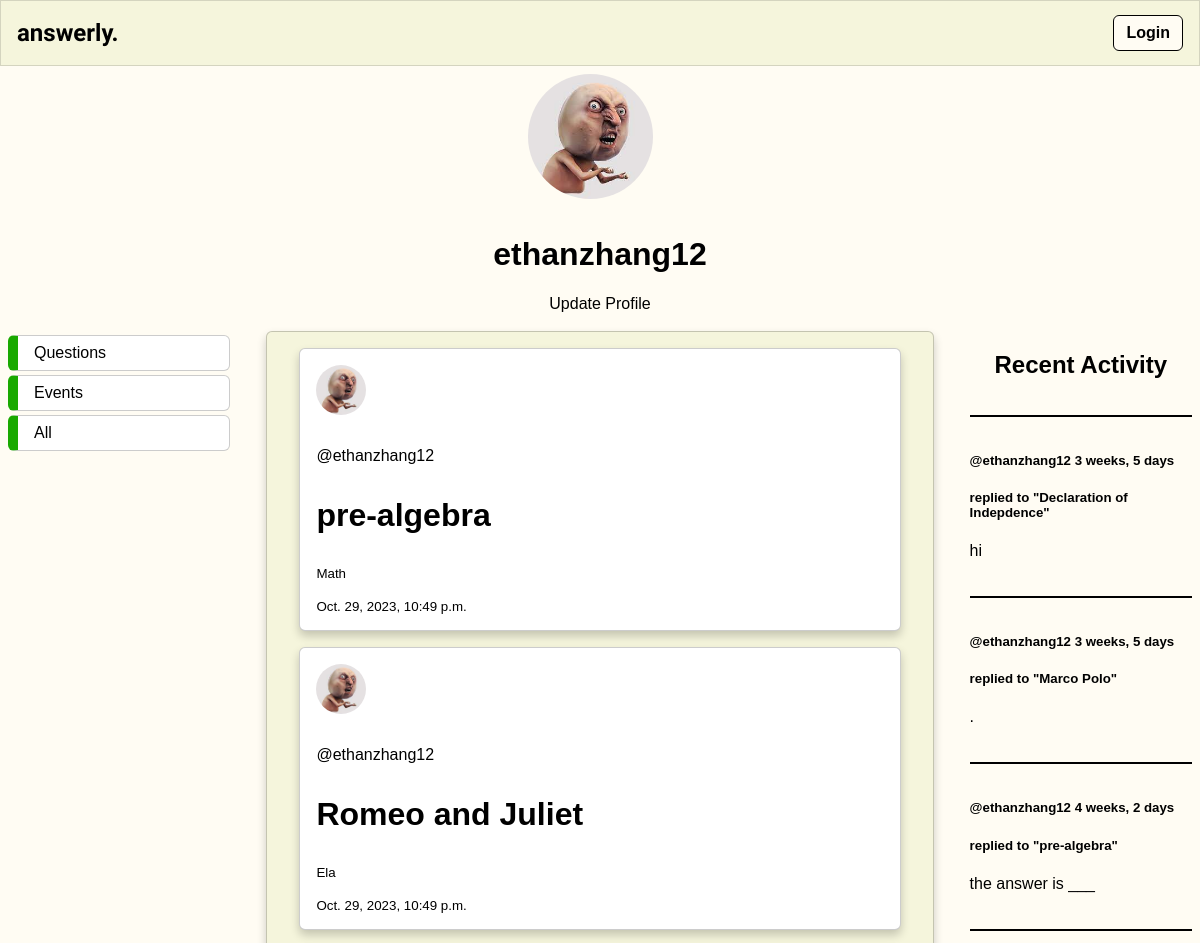
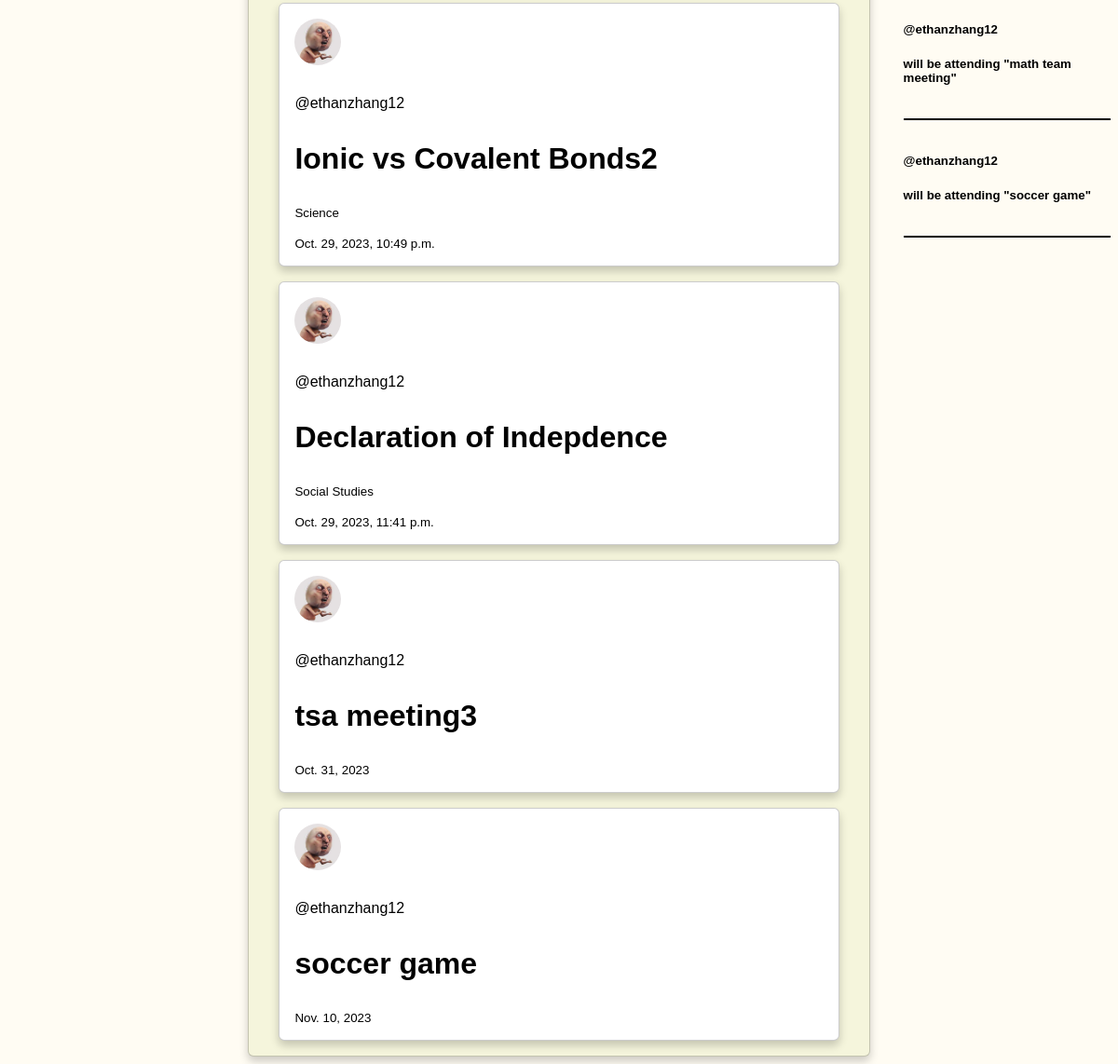
The app's page /profile/1 with its own data (2 pictures, top to bottom).
### questions/models.py (models this page shows, shortened)
class Profile(models.Model):
    user = models.OneToOneField(User, on_delete=models.CASCADE)
    image = models.ImageField(default='default.jpg', upload_to='profile_pics')

class Question(models.Model):
    class Subject(models.TextChoices):
        MATH = 'Math'
        SCIENCE = 'Science'
        SOCIAL_STUDIES = 'Social Studies'
        ELA = 'Ela'
    author = models.ForeignKey(User, on_delete=models.SET_NULL, null=True)
    title = models.CharField(max_length=200)
    subject = models.CharField(max_length=20, choices = Subject.choices, null=False, blank=False )
    description = models.TextField(null=True, blank=True)
    participants = models.ManyToManyField(User, related_name='participants', blank=True)
    updated = models.DateTimeField(auto_now=True)
    image = models.ImageField(default='default.jpg', upload_to='question_images', blank=True, null=True)
    created = models.DateTimeField(auto_now_add=True)
    def __str__(self):
        return self.title

class Event(models.Model):
    title = models.CharField(max_length=200)
    host = models.ForeignKey(User, on_delete=models.SET_NULL, null=True)
    description = models.TextField(null=True, blank=True)
    date = models.DateField(default=datetime.date.today)
    location = models.CharField(max_length=200)
    def __str__(self):
        return self.title

class Response(models.Model):
    user = models.ForeignKey(User, on_delete=models.SET_NULL, null=True)
    question = models.ForeignKey(Question, on_delete=models.CASCADE)
    body = models.TextField()
    created = models.DateTimeField(auto_now_add=True)
    class Meta:
        ordering = ['-created']
    def __str__(self):
        return self.body[0:30]

class EventResponse(models.Model):
    user = models.ForeignKey(User, on_delete=models.SET_NULL, null=True)
    event = models.ForeignKey(Event, on_delete=models.CASCADE, null=True)
    attending = models.BooleanField(null=True, blank=True)
    notattending = models.BooleanField(null=True, blank=True)

### questions/views.py (the view, shortened to what this page needs)
# urls.py: path('profile/<str:pk>', userProfile, name = 'profile'),
def userProfile(request, pk):
    user = User.objects.get(id=pk)
    questions = user.question_set.all()
    events = user.event_set.all()
    questionResponses = user.response_set.all()
    eventResponses = user.eventresponse_set.all()
    q = request.GET.get('q') if request.GET.get('q') != None else ''
    if q == 'questions':
        context = {
            'user': user,
            'questions': questions,
            'events': events,
            'responses': questionResponses,
            'eresponses': eventResponses,
            'type': 'questions'
        }
        return render(request, 'questions/profile.html', context)
    else:
        context = {
            'user': user,
            'questions': questions,
            'events': events,
            'responses': questionResponses,
            'eresponses': eventResponses,
        }
        return render(request, 'questions/profile.html', context)

### questions/templates/questions/profile.html (shortened to what this page needs)
{% extends 'main.html' %}
{% block content %}
<div>
    <center><img class="account-img" style="border-radius: 50%;" src = "{{ user.profile.image.url }}"></center>
</div>
<div>
    <center><h1>{{ user.username }}</h1></center>
    <center><a href = "{% url 'questions:update-profile'%}">Update Profile</a></center><br>
</div>
<div class = "profile-container">
    <div class="browse">
        <a href="{% url 'questions:profile' user.id %}?q=questions">Questions</a>
        <a href="{% url 'questions:profile' user.id %}?q=events">Events</a>
        <a href="{% url 'questions:profile' user.id %}">All</a>
    </div>
    <div>
        {% if type == 'questions' %}
            {% include 'questions/feed_component.html'%}
        {% elif type == 'events' %}
            {% include 'questions/event_feed.html'%}
        {% else %}
            {% include 'questions/feed_component.html'%}
            {% include 'questions/event_feed.html'%}
        {% endif %}
    </div>
    <div>
        {% include 'questions/activity_component.html' %}
        {% include 'questions/events_component.html' %}
    </div>
</div>
{% endblock content%}

### questions/templates/questions/feed_component.html (shortened to what this page needs)
{% for question in questions %}
    <article class="media content-section">
            <div class = "media-body">
                <img class="account-img" style="border-radius: 50%; width: 50px; height: 50px;" src = "{{ question.author.profile.image.url }}">
                <p><a href="{% url 'questions:profile' question.author.id %}">@{{question.author.username}}</a></p>
                <h3><a href="{% url 'questions:question' question.id %}">{{ question.title }}</a></h3>
                <small>{{question.subject}}</small><br><br>
                <small>{{ question.created }}</small>
            </div>
    </article>
{% endfor %}

### questions/templates/questions/event_feed.html (shortened to what this page needs)
{% for event in events %}
    <article class = "media content-section">
            <div>
                <img class="account-img" style="border-radius: 50%; width: 50px; height: 50px;" src = "{{ event.host.profile.image.url }}">
                <p><a href="{% url 'questions:profile' event.host.id %}">@{{event.host.username}}</a></p>
                <h3><a href="{% url 'questions:event' event.id %}">{{ event.title }}</a></h3>
                <small>{{ event.date }}</small>
            </div>
    </article>
{% endfor %}

### questions/templates/questions/activity_component.html
<h2>Recent Activity</h2>
<hr>
{% for message in responses %}
    <div class="media-body">
        <h5><a href="{% url 'questions:profile' message.user.id %}">@{{ message.user }}</a> {{ message.created|timesince }}</h5>
        <h5>replied to <a href="{% url 'questions:question' message.question.id %}">"{{ message.question }}"</a></h5>
        <p>{{ message }}</p>
        <hr>
    </div>
{% endfor %}

### questions/templates/questions/events_component.html
{% for message in eresponses %}
    <div >
        <h5><a href="{% url 'questions:profile' message.user.id %}">@{{ message.user }}</a></h5>
        <h5>will be attending <a href="{% url 'questions:event' message.event.id %}">"{{ message.event }}"</a></h5>
        <hr>
    </div>
{% endfor %}

### static/styles/main.css (style rules this page uses)
h3 { font-size: 2rem; }
a { color: #71c6dd; text-decoration: None; }
.account-img { height: 125px; width: 125px; margin-right: 20px; margin-bottom: 16px; border-radius: 50%; }
:root { --primary: #fffcf3; --secondary: #fff; --font-color: #000; --accent: #f5f5dc; }
body { color: var(--font-color); font-family: sans-serif; background: var(--primary); margin: 0; }
.home-container, .profile-container { display: grid; grid-template-columns: 1fr 3fr 1fr; gap: 2.25rem; }
.home-container > div:nth-child(2), .profile-container > div:nth-child(2) { padding: 0 2rem; background-color: var(--accent); border: 1px solid rgba(0, 0, 0, 0.2); border-radius: 6px; box-shadow: 0 5px 10px #0003; }
.home-container > div:nth-child(2) > article, .profile-container > div:nth-child(2) > article { padding: 1rem; margin: 1rem 0; border-radius: 6px; border: 1px solid rgba(0, 0, 0, 0.2); box-shadow: 0 5px 10px #0003; background-color: var(--secondary); }
h1, h2 { text-align: center; }
article { padding: 1rem 0; margin: 1rem; background-color: var(--accent); border: 1px solid rgba(0, 0, 0, 0.2); box-shadow: 0 5px 10px #0003; border-radius: 6px; }
hr { height: 2px; margin: 2.25rem 0; border: none; background-color: var(--font-color); }
a { color: var(--font-color); text-decoration: none; }
.browse a { display: block; padding: 0.5rem 1rem; margin: 0.25rem 0; border: 1px solid rgba(0, 0, 0, 0.2); border-radius: 6px; background-color: var(--secondary); border-left: 10px solid #19a900; }

### questions/templates/questions/profile.html (style rules this page uses)
.profile-container { display: grid; grid-template-columns: 1fr 3fr 1fr; }

### records on screen
Question: author.profile.image (picture), author.username "ethanzhang12", title "pre-algebra", subject "Math", created "Oct. 29, 2023, 10:49 p.m."
Question: author.profile.image (picture), author.username "ethanzhang12", title "Romeo and Juliet", subject "Ela", created "Oct. 29, 2023, 10:49 p.m."
Question: author.profile.image (picture), author.username "ethanzhang12", title "Ionic vs Covalent Bonds2", subject "Science", created "Oct. 29, 2023, 10:49 p.m."
Question: author.profile.image (picture), author.username "ethanzhang12", title "Declaration of Indepdence", subject "Social Studies", created "Oct. 29, 2023, 11:41 p.m."
Event: host.profile.image (picture), host.username "ethanzhang12", title "tsa meeting3", date "Oct. 31, 2023"
Event: host.profile.image (picture), host.username "ethanzhang12", title "soccer game", date "Nov. 10, 2023"
Response: user "ethanzhang12", created "3 weeks, 5 days", question "Declaration of Indepdence", body "hi"
Response: user "ethanzhang12", created "3 weeks, 5 days", question "Marco Polo", body "."
Response: user "ethanzhang12", created "4 weeks, 2 days", question "pre-algebra", body "the answer is ___"
EventResponse: user "ethanzhang12", event "math team meeting"
EventResponse: user "ethanzhang12", event "soccer game"

### other values on screen
{{ user.username }} "ethanzhang12"
